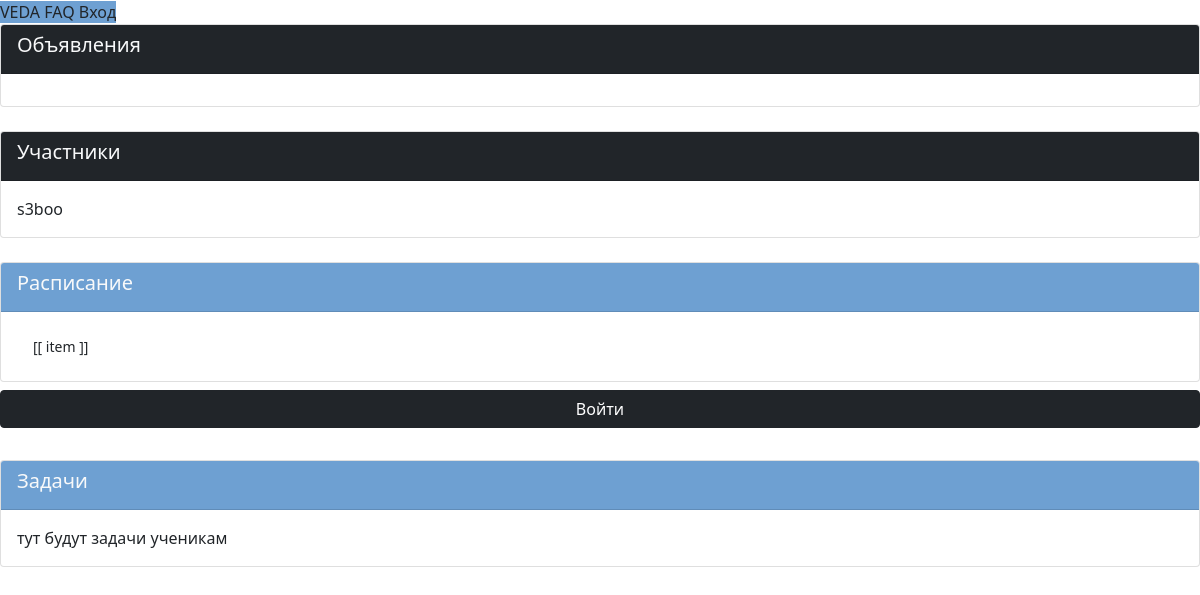
Before: /group/2 with the older database file.
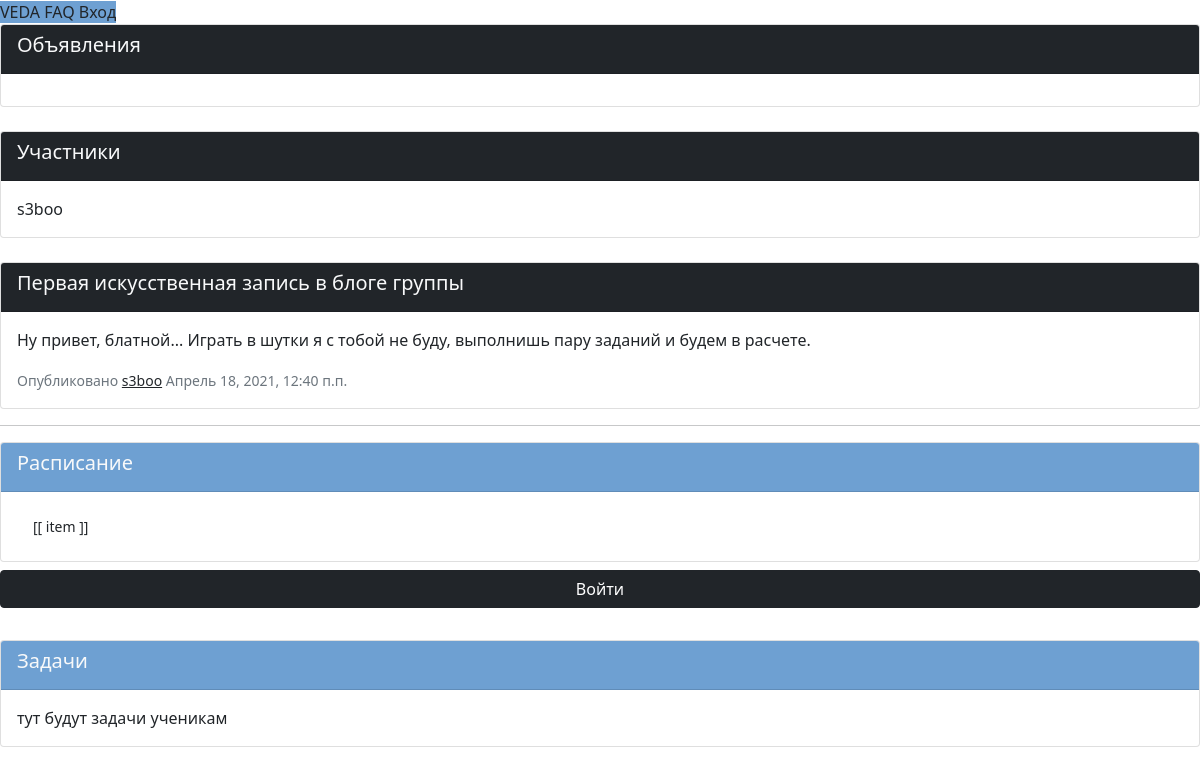
After: the same page with the newer database file.
### VEDA_application/models.py (models this page shows, shortened)
class Client(models.Model):
    def __str__(self):
        return self.user.username
    user = models.OneToOneField(
        User,
        on_delete=models.CASCADE,
    )   # Связь один-к-одному с пользователем
    father = models.ForeignKey(
        Parent,
        on_delete=models.SET_NULL,
        null=True,
        related_name='father'
    ) # Связь с родителем внешним ключем
    mother =  models.ForeignKey(
        Parent,
        on_delete=models.SET_NULL,
        null=True,
        related_name='mother'
    ) # Связь с родителем внешним ключом
    status = models.CharField(max_length=100)                       # Поле статуса (отображается в профиле пользователя)
    hobbies = models.CharField(max_length=100)                      # Поле хобби (используется куратором и отображается в профиле)
    day_of_birthday = models.DateField(null=True)                   # Поле дня рождения (используется куратором и отображается в профиле)
    adress = models.CharField(max_length=50)                        # Поле адреса (используется только куратором и не виден в профиле)
    gender = models.CharField(choices=(
        ('M', 'Male'),
        ('F', 'Female'),
        ('O', 'Other')
    ), max_length=50, null=True)
    userpic = models.ImageField(upload_to='userpics', null=True)    # Аватар пользователя

class Group_post(models.Model):
    class Meta():
        ordering = ['-date_of_create']
    group = models.ForeignKey(
        Group,
        on_delete=models.CASCADE
    ) # Группа-автор
    author = models.ForeignKey(
        Client,
        on_delete=models.SET_NULL,
        null=True
    ) # Автор поста, может отсутствовать
    article = models.CharField(max_length=50)                   # Заголовок поста
    text = models.TextField()                                   # Сообщение поста, неограниченное количество знаков
    date_of_create = models.DateTimeField(auto_now_add=True)    # Дата и время публикации поста

### VEDA_application/views.py (the view)
# urls.py: re_path('^group/(?P<pk>\d+?)$', views.group, name="group"),       # страница конкретной группы, доступ по ключу
def group(request, pk):
    if request.method == "GET":
        group = get_object_or_404(models.Group, pk=pk)
        return render(request, 'group.html', context={
            'group': group,
            'listeners': group.listeners.all(),
            'notises': models.Notice.objects.filter(group__id=group.id),
            'tasks': models.Task.objects.filter(group__id=group.id),
            'posts': models.Group_post.objects.filter(group__id=group.id),
        })

### VEDA_application/templates/group.html (shortened to what this page needs)
{% extends 'main_template.html' %}
{% load static %}
{% block application %}
  {% include 'borders_template.html' %}
  <b-container id="group" class="mt-5">
    <b-row>
      <b-col cols=9>
        <div class="card card-outline-secondary m-0">
          <div class="card-header bg-dark text-light">
            <h5>Объявления</h5>
          </div>
          <div class="card-body">
          </div>
        </div>
        <div class="card card-outline-secondary m-0 mt-4">
          <div class="card-header bg-dark text-light">
            <h5>Участники</h5>
          </div>
          <div class="card-body">
            <div class="d-flex">
              {% for listener in listeners%}
                <div class="d-flex flex-column">
                  {{  listener.user.username }}
                </div>
              {% endfor %}
            </div>
          </div>
        </div>
        <div class="mt-4">
          {% for post in posts %}
            <div class="card card-outline-secondary mb-3">
              <div class="card-header bg-dark text-light">
                <h5>{{ post.article }}</h5>
              </div>
              <div class="card-body">
                <p>{{ post.text }}</p>
                <small class="text-muted">Опубликовано <a class="text-dark" href="{% url 'profile' post.author.id %}">{{ post.author }}</a>  {{ post.date_of_create }}</small>
              </div>
            </div>
            <hr>
          {% endfor %}
        </div>
      </b-col>
      <b-col cols=3>
        <div class="card card-outline-secondary m-0">
          <div class="card-header text-light bg-blue">
            <h5>Расписание</h5>
          </div>
          <div class="card-body">
            <b-tabs small vertical justified>
              <b-tab title="Среда">
                <div class="list-group list-group-flush">
                  <a class="list-group-item list-group-item-action small" v-for="item in items">[[ item ]]</a>
                </div>
              </b-tab>
            </b-tabs>
          </div>
        </div>
        {% if not user.client in listeners %}
          <b-button class="btn w-100 btn-dark my-2">
            Войти
          </b-button>
        {% endif %}
        <div class="card card-outline-secondary m-0 mt-4">
          <div class="card-header bg-blue text-light">
            <h5>Задачи</h5>
          </div>
          <div class="card-body">
            <div class="list-group list-group-flush">
              тут будут задачи ученикам
            </div>
          </div>
        </div>
      </b-col>
    </b-row>
  </b-container>
{% endblock application %}

Changed rows visible on the page:
added Group_post: article "Первая искусственная запись в блоге группы", text "Ну привет, блатной... Играть в шутки я с тобой не буду, выполнишь пару заданий и будем в расчете.", author "s3boo", date_of_create "Апрель 18, 2021, 12:40 п.п."
